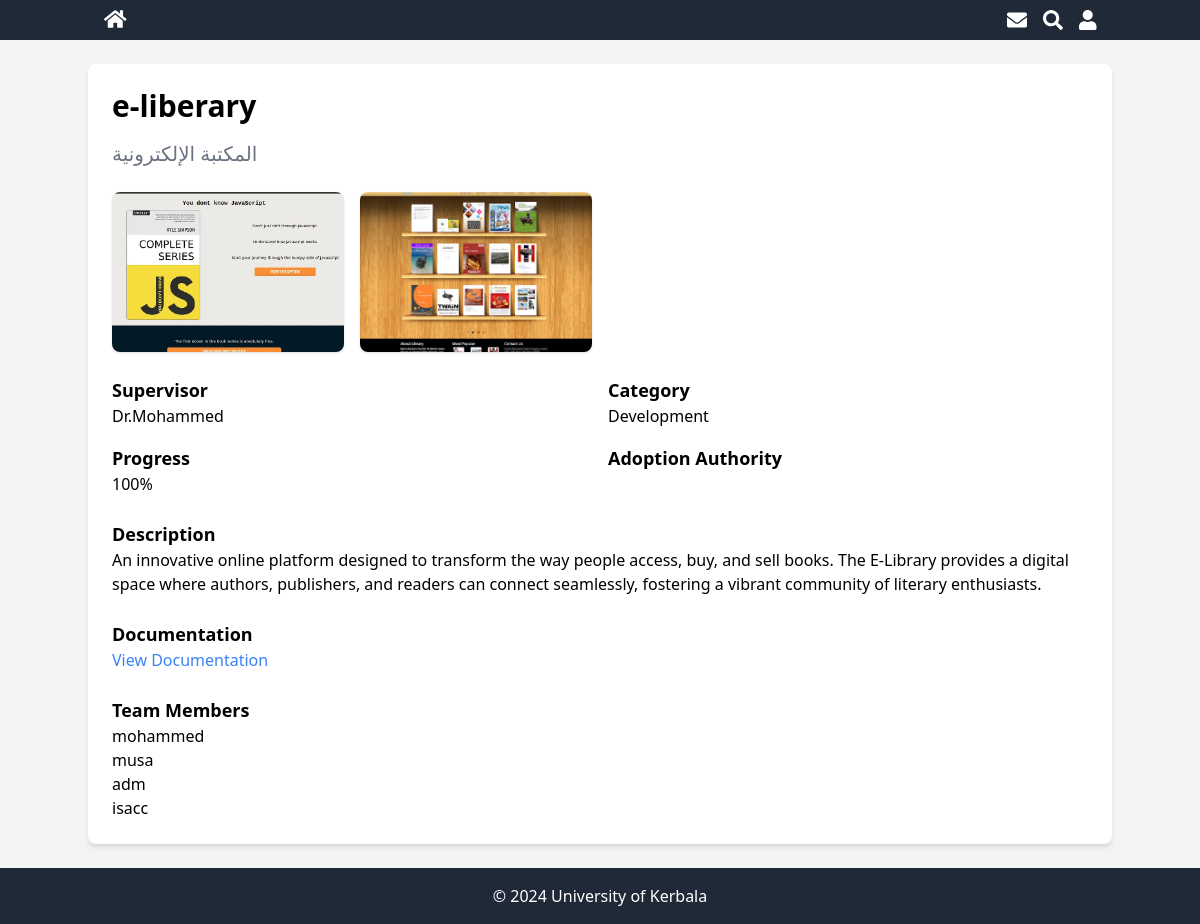
Screenshot of /project.php?project_id=25 with the database file from the repository.
### tables this page shows
CREATE TABLE `projects` (
  `project_id` int(11) NOT NULL,
  `title_ar` varchar(50) NOT NULL,
  `title_en` varchar(50) NOT NULL,
  `supervisor` varchar(50) NOT NULL,
  `description` text NOT NULL,
  `progress` int(11) DEFAULT NULL,
  `adoption_authority` varchar(50) DEFAULT NULL,
  `documintation` text DEFAULT NULL,
  `approval` tinyint(1) DEFAULT NULL,
  `members_id` int(11) DEFAULT NULL,
  `images_id` int(11) DEFAULT NULL,
  `user_id` int(11) DEFAULT NULL,
  `cat_id` int(11) DEFAULT NULL
);

CREATE TABLE `images` (
  `images_id` int(11) NOT NULL,
  `image_1` text DEFAULT NULL,
  `image_2` text DEFAULT NULL,
  `image_3` text DEFAULT NULL,
  `image_4` text DEFAULT NULL
);

CREATE TABLE `category` (
  `category_id` int(11) NOT NULL,
  `name` varchar(50) DEFAULT NULL
);

CREATE TABLE `members` (
  `members_id` int(11) NOT NULL,
  `name_1` varchar(200) DEFAULT NULL,
  `name_2` varchar(200) DEFAULT NULL,
  `name_3` varchar(200) DEFAULT NULL,
  `name_4` varchar(200) DEFAULT NULL
);

### project.php (the view, shortened to what this page needs)
<?php
require 'connection.php';
if (isset($_GET['project_id'])) {
    $project_id = $_GET['project_id'];
    $sql = "SELECT project_id, title_en, title_ar, supervisor, description, progress, adoption_authority, documintation,
            members.name_1, members.name_2, members.name_3, members.name_4,
            images.image_1, images.image_2, images.image_3, images.image_4,
            users.first_name, users.last_name, category.name, approval
            FROM projects
            JOIN members ON projects.members_id = members.members_id
            JOIN images ON projects.images_id = images.images_id
            JOIN users ON projects.user_id = users.user_id
            JOIN category ON projects.cat_id = category.category_id
            WHERE projects.project_id = ?";
    $stmt = $conn->prepare($sql);
    $stmt->bind_param("i", $project_id);
    $stmt->execute();
    $result = $stmt->get_result();
    if ($result->num_rows > 0) {
        $project = $result->fetch_assoc();
    } else {
        echo "Project not found.";
        exit;
    }
} else {
    echo "Invalid project.";
    exit;
}
?>
<!DOCTYPE html>
<html lang="en">
<head>
    <link rel="stylesheet" href="https://cdn.jsdelivr.net/npm/tailwindcss@2.2.19/dist/tailwind.min.css">
    <script src="https://cdn.tailwindcss.com"></script>
    <link href="https://cdnjs.cloudflare.com/ajax/libs/font-awesome/5.15.3/css/all.min.css" rel="stylesheet" />
    <script src="https://cdn.tailwindcss.com"></script>
</head>
<body class="bg-gray-100">
    <header class="bg-gray-800 text-white">
        <div class="container mx-auto flex justify-between items-center py-2 px-4">
            <div class="flex items-center space-x-4">
                <a href="index.php">
                    <i class="fas fa-home text-xl"></i>
                </a>
            </div>
            <div class="flex items-center space-x-4">
                <i class="fas fa-envelope text-xl"></i>
                <i class="fas fa-search text-xl"></i>
                <div class="relative">
                    <?php if (isset($_SESSION['user_id'])): ?>
                        <button id="user-icon" class="flex items-center">
                            <i class="fas fa-user text-xl"></i>
                        </button>
                        <div id="user-dropdown" class="absolute right-0 mt-2 w-48 bg-gray-700 text-white rounded shadow-lg hidden z-10 transition-all duration-200 ease-in-out">
                            <a href="dashboard-check.php" class="block px-4 py-2 hover:bg-gray-600 focus:bg-gray-600 transition-colors duration-200 ease-in-out">Dashboard</a>
                            <a href="logout.php" class="block px-4 py-2 hover:bg-gray-600 focus:bg-gray-600 transition-colors duration-200 ease-in-out">Logout</a>
                        </div>
                    <?php else: ?>
                        <a href="login.php">
                            <button id="login-icon" class="flex items-center">
                                <i class="fas fa-user text-xl"></i>
                            </button>
                        </a>
                    <?php endif; ?>
                </div>
            </div>
        </div>
    </header>
    <div class="container mx-auto p-6 bg-white mt-6 shadow-md rounded-lg">
        <h2 class="text-3xl font-bold mb-4"><?php echo htmlspecialchars($project['title_en']); ?></h2>
        <h3 class="text-xl text-gray-500 mb-6"><?php echo htmlspecialchars($project['title_ar']); ?></h3>
        <div class="grid grid-cols-1 md:grid-cols-2 lg:grid-cols-4 gap-4 mb-6">
            <?php for ($i = 1; $i <= 4; $i++) :
                $image = $project["image_$i"];
                if (!empty($image) && $image !== "uploads/none.jpg")  : ?>
                    <a href="<?php echo htmlspecialchars($image); ?>" class="image-link">
                        <img src="<?php echo htmlspecialchars($image); ?>" alt="Project Image <?php echo $i; ?>" class="w-full h-40 object-cover rounded-lg shadow">
                    </a>
                <?php endif; ?>
            <?php endfor; ?>
        </div>
        <div class="grid grid-cols-1 lg:grid-cols-2 gap-4">
            <div>
                <h4 class="text-lg font-bold">Supervisor</h4>
                <p><?php echo htmlspecialchars($project['supervisor']); ?></p>
            </div>
            <div>
                <h4 class="text-lg font-bold">Category</h4>
                <p><?php echo htmlspecialchars($project['name']); ?></p>
            </div>
            <div>
                <h4 class="text-lg font-bold">Progress</h4>
                <p><?php echo htmlspecialchars($project['progress']); ?>%</p>
            </div>
            <div>
                <h4 class="text-lg font-bold">Adoption Authority</h4>
            </div>
        </div>
        <div class="mt-6">
            <h4 class="text-lg font-bold">Description</h4>
            <p><?php echo htmlspecialchars($project['description']); ?></p>
        </div>
        <div class="mt-6">
            <h4 class="text-lg font-bold">Documentation</h4>
            <a href="<?php echo htmlspecialchars($project['documintation']); ?>" class="text-blue-500 hover:underline" target="_blank">View Documentation</a>
        </div>
        <div class="mt-6">
            <h4 class="text-lg font-bold">Team Members</h4>
            <ul>
                <?php for ($i = 1; $i <= 4; $i++) :
                    $member = $project["name_$i"];
                    if (!empty($member)) : ?>
                        <li><?php echo htmlspecialchars($member); ?></li>
                    <?php endif; ?>
                <?php endfor; ?>
            </ul>
        </div>
    </div>
    <footer class="bg-gray-800 text-white mt-6">
        <div class="container mx-auto py-4 px-6 text-center">
            <p>© <?php echo date("Y"); ?> University of Kerbala</p>
        </div>
    </footer>
</body>
</html>

### rows the page displays
projects: title_en "e-liberary", title_ar "المكتبة الإلكترونية", images.image_1 (picture), images.image_2 (picture), supervisor "Dr.Mohammed", cat.name "Development", progress "100", description "An innovative online platform designed to transform the way people access, buy, and sell books. The E-Library provides a digital space where authors, publishers, and readers can connect seamlessly, fostering a vibrant community of literary enthusiasts.", members.name_1 "mohammed", members.name_2 "musa", members.name_3 "adm", members.name_4 "isacc"
